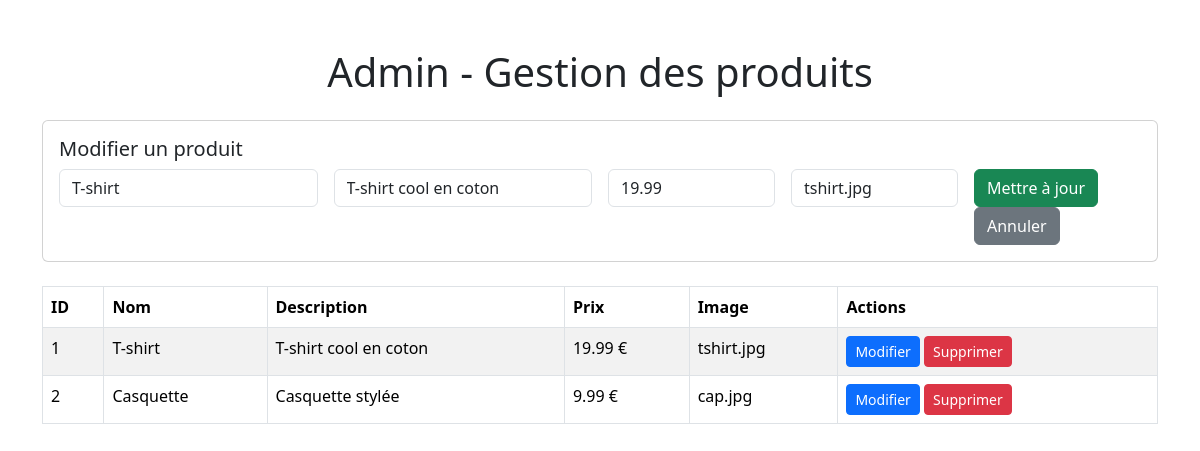
Screenshot of /pages/shop/admin.php?action=edit&id=1 with the database file from the repository.
### tables this page shows
CREATE TABLE `products` (
  `id` int(11) NOT NULL,
  `name` varchar(255) NOT NULL,
  `description` text DEFAULT NULL,
  `price` decimal(10,2) NOT NULL,
  `image` varchar(255) DEFAULT NULL
);

### pages/shop/admin.php (the view, shortened to what this page needs)
<?php
require '../../config/database.php';
$action = $_GET['action'] ?? '';
$id = $_GET['id'] ?? '';
$products = $pdo->query("SELECT * FROM products")->fetchAll();
$editProduct = ($action === 'edit' && $id) ? $pdo->query("SELECT * FROM products WHERE id=$id")->fetch() : null;
?>
<!DOCTYPE html>
<html lang="fr">
<head>
    <link href="https://cdn.jsdelivr.net/npm/bootstrap@5.3.2/dist/css/bootstrap.min.css" rel="stylesheet">
</head>
<body>
<div class="container mt-5">
    <h1 class="mb-4 text-center">Admin - Gestion des produits</h1>
    <div class="card mb-4">
        <div class="card-body">
            <h5 class="card-title"><?= $editProduct ? 'Modifier un produit' : 'Ajouter un produit' ?></h5>
            <form method="POST" class="row g-3">
                <div class="col-md-3">
                    <input type="text" name="name" class="form-control" placeholder="Nom" required value="<?= $editProduct['name'] ?? '' ?>">
                </div>
                <div class="col-md-3">
                    <input type="text" name="description" class="form-control" placeholder="Description" required value="<?= $editProduct['description'] ?? '' ?>">
                </div>
                <div class="col-md-2">
                    <input type="number" step="0.01" name="price" class="form-control" placeholder="Prix" required value="<?= $editProduct['price'] ?? '' ?>">
                </div>
                <div class="col-md-2">
                    <input type="text" name="image" class="form-control" placeholder="Image" required value="<?= $editProduct['image'] ?? '' ?>">
                </div>
                <div class="col-md-2">
                    <button type="submit" class="btn btn-success"><?= $editProduct ? 'Mettre à jour' : 'Ajouter' ?></button>
                    <?php if($editProduct): ?>
                        <a href="admin.php" class="btn btn-secondary">Annuler</a>
                    <?php endif; ?>
                </div>
            </form>
        </div>
    </div>
    <table class="table table-bordered table-striped">
        <thead>
            <tr>
                <th>ID</th><th>Nom</th><th>Description</th><th>Prix</th><th>Image</th><th>Actions</th>
            </tr>
        </thead>
        <tbody>
            <?php foreach($products as $prod): ?>
                <tr>
                    <td><?= $prod['id'] ?></td>
                    <td><?= htmlspecialchars($prod['name']) ?></td>
                    <td><?= htmlspecialchars($prod['description']) ?></td>
                    <td><?= number_format($prod['price'], 2) ?> €</td>
                    <td><?= htmlspecialchars($prod['image']) ?></td>
                    <td>
                        <a href="admin.php?action=edit&id=<?= $prod['id'] ?>" class="btn btn-sm btn-primary">Modifier</a>
                        <a href="admin.php?action=delete&id=<?= $prod['id'] ?>" class="btn btn-sm btn-danger" onclick="return confirm('Supprimer ce produit ?')">Supprimer</a>
                    </td>
                </tr>
            <?php endforeach; ?>
        </tbody>
    </table>
</div>
</body>
</html>

### rows the page displays
products: name "T-shirt", description "T-shirt cool en coton", price "19.99", image "tshirt.jpg", id "1"
products: id "2", name "Casquette", description "Casquette stylée", price "9.99", image "cap.jpg"
